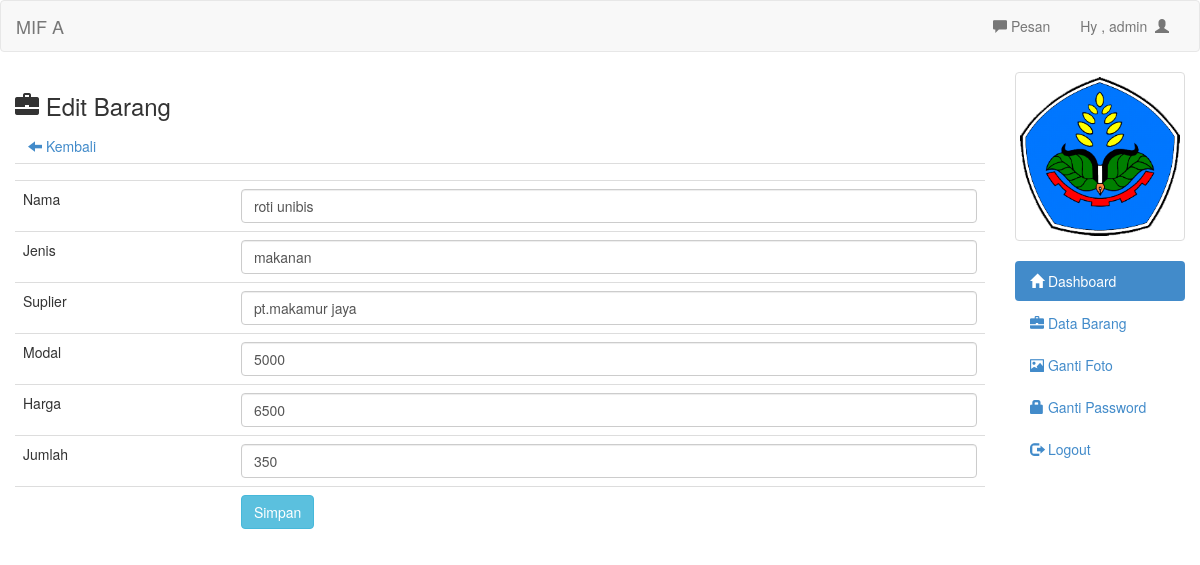
/admin/edit.php?id=14 (signed in), run on the app's committed database.
### tables this page shows
CREATE TABLE IF NOT EXISTS `barang` (
  `id` int(11) NOT NULL AUTO_INCREMENT,
  `nama` text NOT NULL,
  `jenis` text NOT NULL,
  `suplier` text NOT NULL,
  `modal` int(11) NOT NULL,
  `harga` int(11) NOT NULL,
  `jumlah` int(11) NOT NULL,
  `sisa` int(11) NOT NULL,
  PRIMARY KEY (`id`)
);

### admin/edit.php (the view)
<?php
include 'header.php';
?>
<h3><span class="glyphicon glyphicon-briefcase"></span>  Edit Barang</h3>
<a class="btn" href="barang.php"><span class="glyphicon glyphicon-arrow-left"></span>  Kembali</a>
<?php
$id_brg=mysql_real_escape_string($_GET['id']);
$det=mysql_query("select * from barang where id='$id_brg'")or die(mysql_error());
while($d=mysql_fetch_array($det)){
?>
	<form action="update.php" method="post">
		<table class="table">
			<tr>
				<td></td>
				<td><input type="hidden" name="id" value="<?php echo $d['id'] ?>"></td>
			</tr>
			<tr>
				<td>Nama</td>
				<td><input type="text" class="form-control" name="nama" value="<?php echo $d['nama'] ?>"></td>
			</tr>
			<tr>
				<td>Jenis</td>
				<td><input type="text" class="form-control" name="jenis" value="<?php echo $d['jenis'] ?>"></td>
			</tr>
			<tr>
				<td>Suplier</td>
				<td><input type="text" class="form-control" name="suplier" value="<?php echo $d['suplier'] ?>"></td>
			</tr>
			<tr>
				<td>Modal</td>
				<td><input type="text" class="form-control" name="modal" value="<?php echo $d['modal'] ?>"></td>
			</tr>
			<tr>
				<td>Harga</td>
				<td><input type="text" class="form-control" name="harga" value="<?php echo $d['harga'] ?>"></td>
			</tr>
			<tr>
				<td>Jumlah</td>
				<td><input type="text" class="form-control" name="jumlah" value="<?php echo $d['jumlah'] ?>"></td>
			</tr>
			<tr>
				<td></td>
				<td><input type="submit" class="btn btn-info" value="Simpan"></td>
			</tr>
		</table>
	</form>
	<?php
}
?>
<?php include 'footer.php'; ?>

### admin/header.php (shortened to what this page needs)
<!DOCTYPE html>
<html>
<head>
	<link rel="stylesheet" type="text/css" href="../assets/css/bootstrap.css">
	<link rel="stylesheet" type="text/css" href="../assets/js/jquery-ui/jquery-ui.css">
    <link rel="stylesheet" type="text/css" href="../assets/css/style.css">
</head>
<body>
	<div class="navbar navbar-default">
		<div class="container-fluid">
			<div class="navbar-header">
				<a href="index.php" class="navbar-brand">MIF A</a>
			</div>
			<div class="collapse navbar-collapse">
				<ul class="nav navbar-nav navbar-right">
					<li><a id="pesan_sedia" href="#" data-toggle="modal" data-target="#modalpesan"><span class='glyphicon glyphicon-comment'></span>  Pesan</a></li>
					<li><a class="dropdown-toggle" data-toggle="dropdown" role="button" href="#">Hy , <?php echo $_SESSION['uname']  ?>&nbsp&nbsp<span class="glyphicon glyphicon-user"></span></a></li>
				</ul>
			</div>
		</div>
	</div>
	<div class="col-md-2 pull-right">
		<div class="row">
			<?php
			$use=$_SESSION['uname'];
			$fo=mysql_query("select foto from admin where uname='$use'");
			while($f=mysql_fetch_array($fo)){
				?>
				<div class="col-xs-6 col-md-12">
					<a class="thumbnail">
						<img class="img-responsive" src="foto/<?php echo $f['foto']; ?>">
					</a>
				</div>
				<?php
			}
			?>
		</div>
		<ul class="nav nav-pills nav-stacked">
			<li class="active"><a href="index.php"><span class="glyphicon glyphicon-home"></span>  Dashboard</a></li>
			<li><a href="barang.php"><span class="glyphicon glyphicon-briefcase"></span>  Data Barang</a></li>
            <li><a href="ganti_foto.php"><span class="glyphicon glyphicon-picture"></span>  Ganti Foto</a></li>
			<li><a href="ganti_pass.php"><span class="glyphicon glyphicon-lock"></span> Ganti Password</a></li>
			<li><a href="logout.php"><span class="glyphicon glyphicon-log-out"></span>  Logout</a></li>
		</ul>
	</div>
	<div class="col-md-10">

### data on the page
barang: nama "roti unibis", jenis "makanan", suplier "pt.makamur jaya", modal "5000", harga "6500", jumlah "350"

### other printed values
$_SESSION['uname'] "admin"
